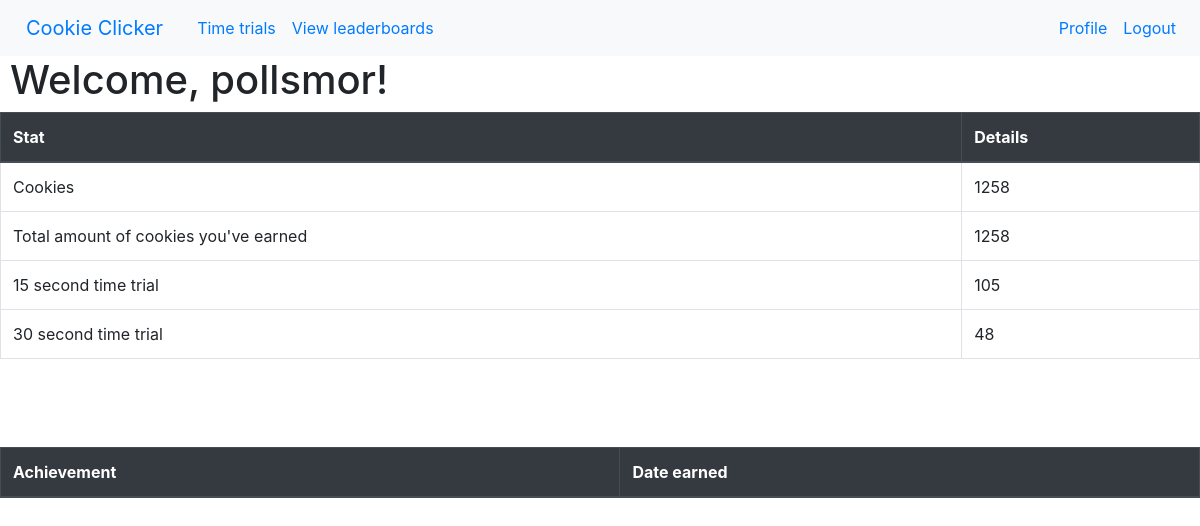
Page /profile (signed in) on the earlier database version.
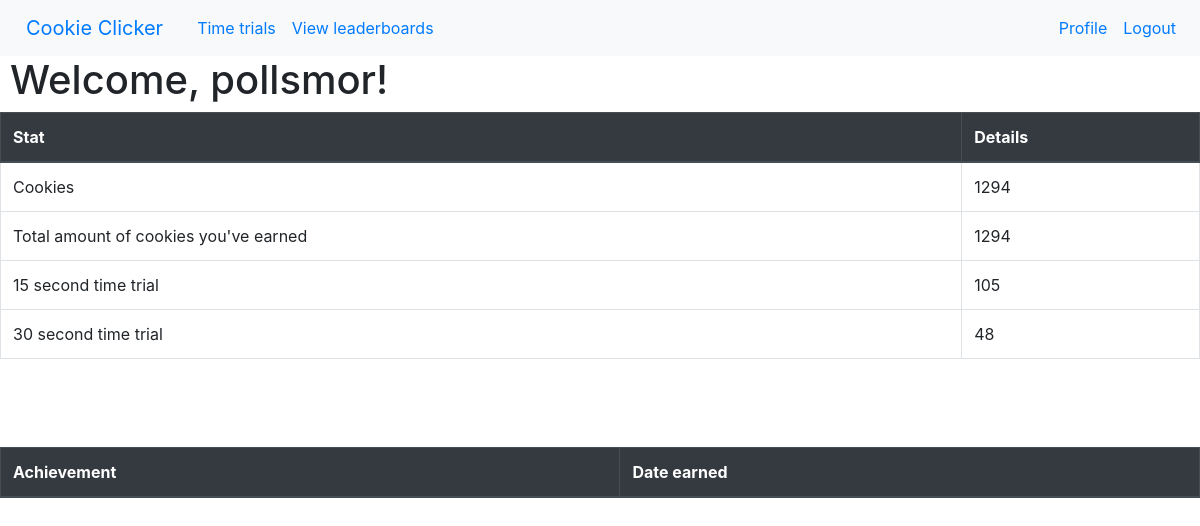
Same page on the later database version.
### tables this page shows
CREATE TABLE accounts(
            username TEXT,
            password TEXT,
            clicks INTEGER,
            total_clicks INTEGER,
            perk_0_lvl INTEGER,
            perk_1_lvl INTEGER,
            achievements_earned_ids TEXT,
            trial_15_sec INTEGER,
            trial_30_sec INTEGER
        );

### app.py (the view)
@app.route('/profile')
@login_required
def profile():
	username = session['username']
	cookies = db_ops.get_clicks(username) # a tuple, index 0 is cookies, index 1 is total_cookies
	trials = db_ops.get_trial_data(username) #same here
	return render_template("profile.html",
		name = username, cookies = cookies[0], total_cookies = cookies[1],
		trial_15_sec = trials[0], trial_30_sec = trials[1])

### app.py (called while the page is built)
def login_required(f):
    @wraps(f)
    def wrap(*args, **kwargs):
        if 'username' in session:
            return f(*args, **kwargs)
        else:
            session['prev_url'] = url_for(f"{f.__name__}")
            return redirect(url_for('home'))
    return wrap

### utl/db_ops.py (called while the page is built)
def get_clicks(username):
    db = sqlite3.connect(DB_FILE)
    c = db.cursor()
    c.execute("SELECT clicks FROM accounts WHERE username = (?)", (username,))
    cookies = c.fetchall()[0][0]
    c.execute("SELECT total_clicks FROM accounts WHERE username = (?)", (username,))
    total_cookies = c.fetchall()[0][0]
    db.close()
    return cookies, total_cookies

def get_trial_data(username):
    db = sqlite3.connect(DB_FILE)
    c = db.cursor()
    c.execute("SELECT trial_15_sec FROM accounts WHERE username = (?)", (username,))
    trial_15_sec = c.fetchall()[0][0]
    c.execute("SELECT trial_30_sec FROM accounts WHERE username = (?)", (username,))
    trial_30_sec = c.fetchall()[0][0]
    db.close()
    return trial_15_sec, trial_30_sec

### templates/profile.html
{% extends "base.html" %}
{% block content %}
  <h1>Welcome, {{ name }}! </h1>
  <table class="table table-hover table-bordered">
    <thead class="thead-dark"><tr>
      <th>Stat</th>
      <th>Details</th>
    </tr></thead>
    <tr>
      <td>Cookies</td>
      <td>{{ cookies }}</td>
    </tr>
    <tr>
      <td>Total amount of cookies you've earned</td>
      <td>{{ total_cookies }}</td>
    </tr>
    <tr>
      <td>15 second time trial</td>
      <td>{{ trial_15_sec }}</td>
    </tr>
    <tr>
      <td>30 second time trial</td>
      <td>{{ trial_30_sec }}</td>
    </tr>
  </table>
  <br><br><br>
  <table class="table table-hover table-bordered">
    <thead class="thead-dark"><tr>
      <th>Achievement</th>
      <th>Date earned</th>
  </table>
{% endblock content %}

### templates/base.html (shortened to what this page needs)
<!DOCTYPE html>
<html lang="en">
<head>
  <link rel="stylesheet" href="https://stackpath.bootstrapcdn.com/bootstrap/4.4.1/css/bootstrap.min.css">
  <link rel="stylesheet" type="text/css" href="static/styles/cover.css">
  <link rel="stylesheet" type="text/css" href="static/styles/mystyle.css">
</head>
<body>
  {% set msgs = get_flashed_messages() %}
  <nav class="navbar navbar-expand-sm bg-light">
    <a class="navbar-brand" href="../">Cookie Clicker</a>
    <ul class="navbar-nav">
      <li><a class="nav-link" href="../trial">Time trials</a></li>
      <li><a class="nav-link" href="../leaderboards">View leaderboards</a></li>
    </ul>
    <ul class="navbar-nav ml-auto">
      <li><a class="nav-link" href="../profile">Profile</a></li>
      <li><a class="nav-link" href="../logout">Logout</a></li>
    </ul>
  </nav>
  {% block content %}
  {% endblock content %}
</body>
</html>

### static/styles/mystyle.css (style rules this page uses)
html, body { min-height: 100%; }
body { height: 100vh; }
h1, h2, h3, h4, h5, th, td, form, a { padding-left: 10px; padding-right: 10px; }

Differences in the rows shown:
changed accounts "pollsmor": clicks "1258" → "1294"; total_clicks "1258" → "1294"
